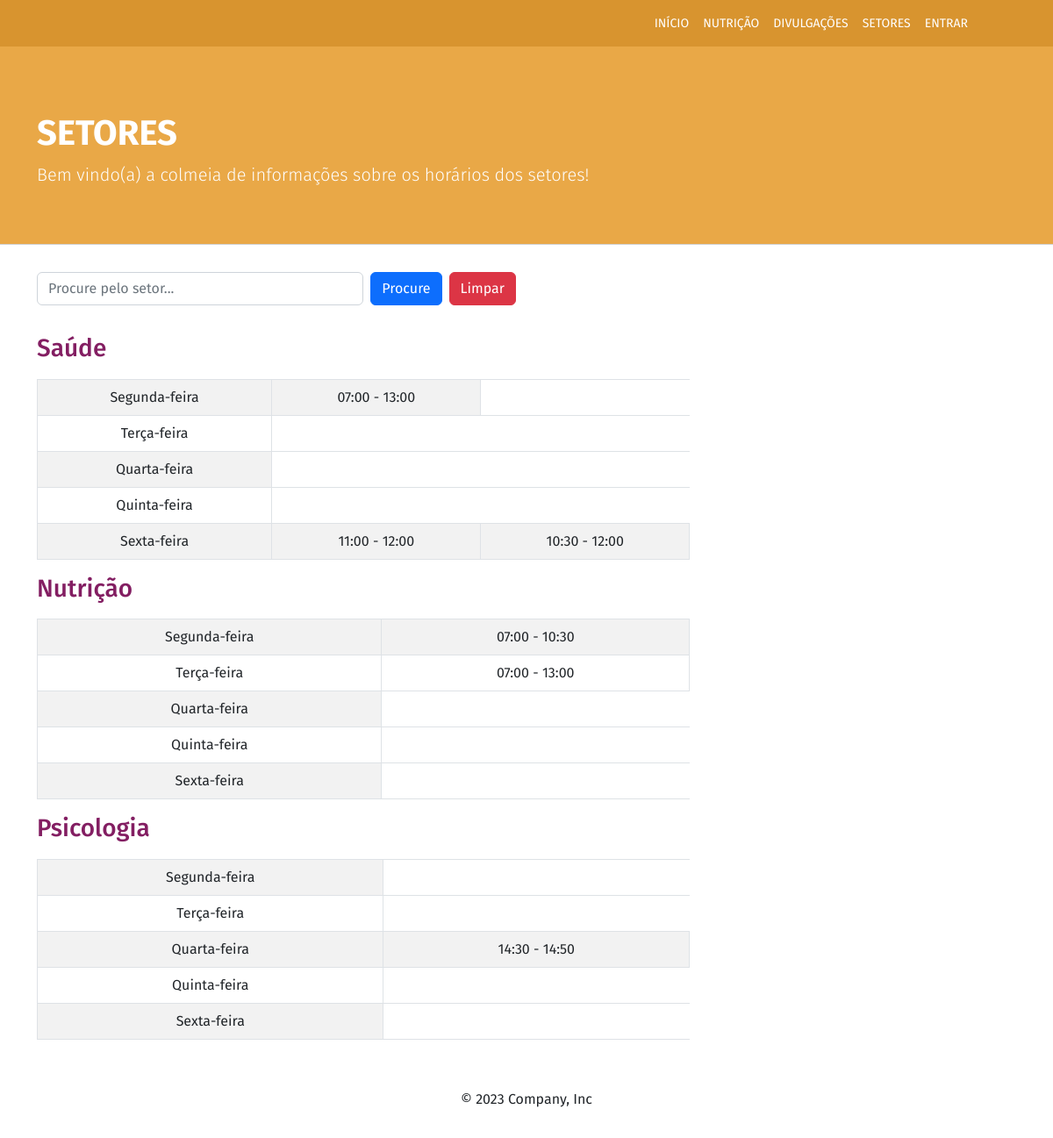
Page /setores/ on the earlier database version.
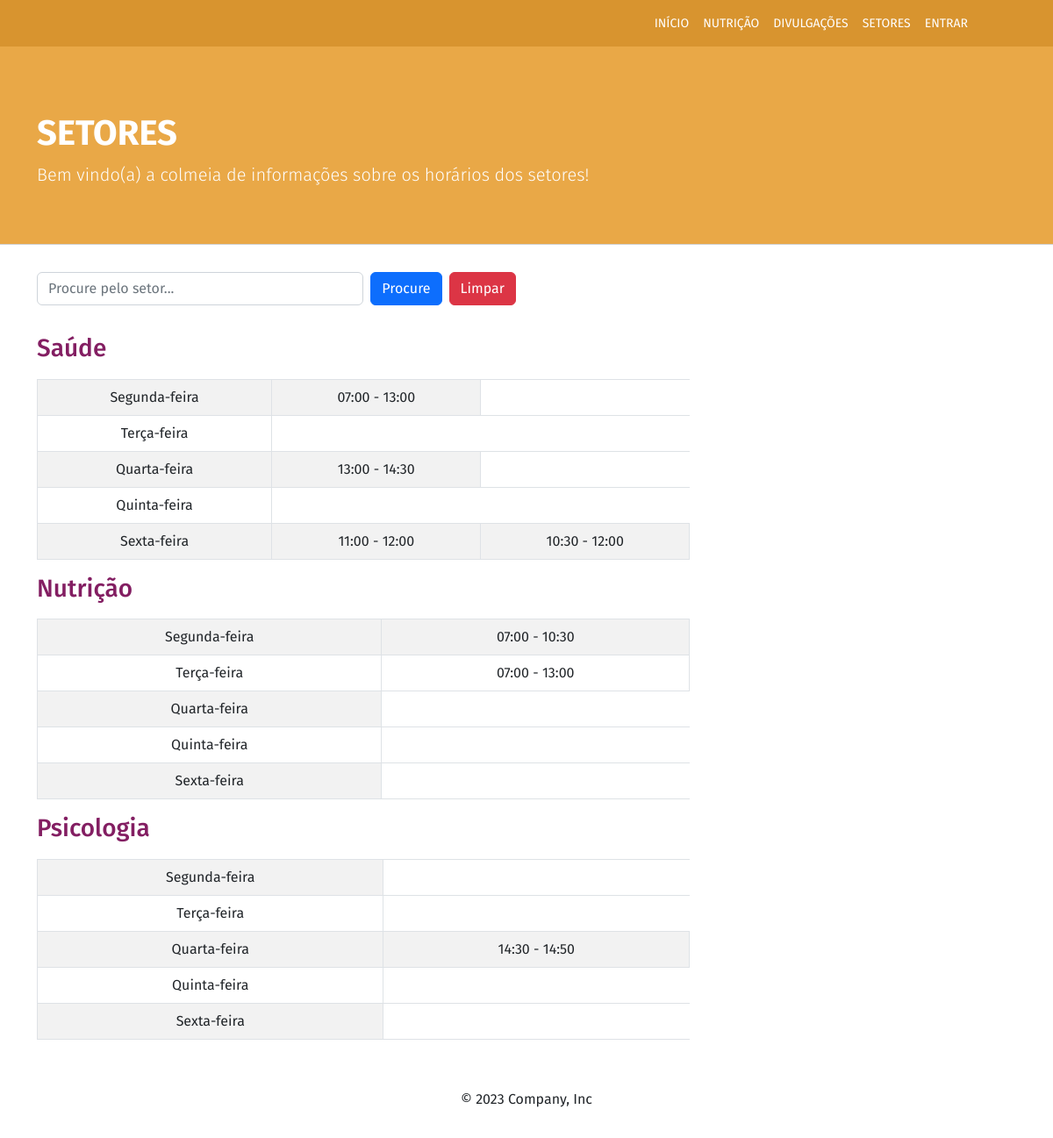
Same page on the later database version.
### servicos/models.py (models this page shows, shortened)
class HorarioSetor(models.Model):
    DIAS_SEMANA_CHOICES = (
        ("SEG", "Segunda-feira"),
        ("TER", "Terça-feira"),
        ("QUA", "Quarta-feira"),
        ("QUI", "Quinta-feira"),
        ("SEX", "Sexta-feira")
    )
    horario_inicio = models.TimeField(verbose_name="Horário de início", auto_now_add=False)
    horario_fim = models.TimeField(verbose_name="Horário de fim", auto_now_add=False)
    setor = models.ForeignKey(Setor, related_name="horario_do_setor", on_delete=models.SET_NULL, null=True)
    dia_semana = models.CharField(verbose_name="Dia da semana", choices=DIAS_SEMANA_CHOICES, max_length=3)
    class Meta:
        verbose_name = "Horário do setor"
        verbose_name_plural = "Horários dos setores"

### paginas/views.py (the view)
# urls.py: path('setores/',views.setores_view, name='setores'),
def setores_view(request):
    if 'q' in request.GET:
        procura = request.GET['q']
        setores = Setor.objects.filter(nome__icontains=procura)
        setores_info = {}
    else:
        setores = Setor.objects.all()
        setores_info = {}
    for setor in setores:
        setor_info = {'nome': setor.nome, 'horarios': []}
        for horario in setor.horario_do_setor.all():
            info_horario = {
                'dia_semana': horario.dia_semana,
                'horario_inicio': horario.horario_inicio,
                'horario_fim': horario.horario_fim
            }
            setor_info['horarios'].append(info_horario)
        setores_info[setor.nome] = setor_info
    context = {'setores_info': setores_info}
    return render(request, 'setores.html', context)

### paginas/templates/setores.html (shortened to what the changed rows need)
{% extends "modelo.html" %}
{% load static %}
{% block 'cabecalho' %}
    <section class="container-fluid" id="cabecalho">
        <section class="container">
        <section class="row">
            <section class="col-md-12">
            <section id="conteudo-cabecalho">
                <h1 id="titulo">SETORES</h1>
            </section>
            </section>
        </section>
        </section>
    </section>
{% endblock 'cabecalho' %}
{% block 'conteudo' %}
    {% block 'horario-setor' %}
        <section class='container-fluid'>
            <section class='container'>
                <section class='row'>
                    {% for setor_nome, setor_info in setores_info.items %}
                        <section class='col-md-12'>
                            <h3 class='h3 titulo-conteudo'> {{ setor_info.nome }} </h3>
                            <article class='col-md-8'>
                                <div class='table-responsive'>
                                    <table class='table table-striped table-hover table-bordered align-middle'>
                                        <tbody>
                                            <tr>
                                                <td>Segunda-feira</td>
                                                {% for horario in setor_info.horarios %}
                                                    {% if horario.dia_semana == "SEG" %}
                                                        <td> {{ horario.horario_inicio }} - {{ horario.horario_fim }} </td>
                                                    {% endif %}
                                                {% endfor %}
                                            </tr>
                                            <tr>
                                                <td>Terça-feira</td>
                                            </tr>
                                            <tr>
                                                <td>Quarta-feira</td>
                                                {% for horario in setor_info.horarios %}
                                                    {% if horario.dia_semana == "QUA" %}
                                                        <td> {{ horario.horario_inicio }} - {{ horario.horario_fim }} </td>
                                                    {% endif %}
                                                {% endfor %}
                                            </tr>
                                            <tr>
                                                <td>Quinta-feira</td>
                                            </tr>
                                            <tr>
                                                <td>Sexta-feira</td>
                                                {% for horario in setor_info.horarios %}
                                                    {% if horario.dia_semana == "SEX" %}
                                                        <td> {{ horario.horario_inicio }} - {{ horario.horario_fim }} </td>
                                                    {% endif %}
                                                {% endfor %}
                                            </tr>
                                        </tbody>
                                    </table>
                                </div>
                            </article>
                        </section>
                    {% endfor %}
                </section>
            </section>
        </section>
    {% endblock 'horario-setor' %}
{% endblock 'conteudo' %}

Differences in the rows shown:
added HorarioSetor: horario_inicio "13:00", horario_fim "14:30"
